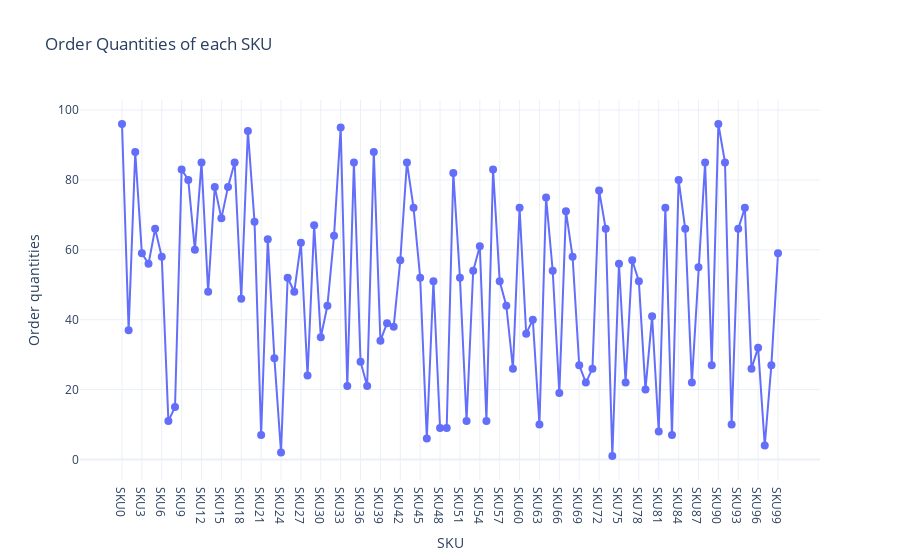

This figure's notebook cell:
### Code cell
#Order quantities
#fig=px.line(data,x='SKU',y='Order quantities',title='Order Quantities of each SKU')
#fig.show()


fig = px.line(data, x='SKU', y='Order quantities', line_shape='linear', title='Order Quantities of each SKU')
fig.update_traces(mode='markers+lines', marker=dict(size=8))
fig.show()

### Figure 1 — Plotly figure (JSON) as saved in the notebook; plotly's stock layout.template omitted (floating-point values rounded to 4 significant figures)
{"data": [{"hovertemplate": "SKU=%{x}<br>Order quantities=%{y}<extra></extra>", "legendgroup": "", "line": {"color": "#636efa", "dash": "solid", "shape": "linear"}, "marker": {"size": 8, "symbol": "circle"}, "mode": "markers+lines", "name": "", "orientation": "v", "showlegend": false, "type": "scatter", "x": ["SKU0", "SKU1", "SKU2", "SKU3", "SKU4", "SKU5", "SKU6", "SKU7", "SKU8", "SKU9", "SKU10", "SKU11", "SKU12", "SKU13", "SKU14", "SKU15", "SKU16", "SKU17", "SKU18", "SKU19", "SKU20", "SKU21", "SKU22", "SKU23", "SKU24", "SKU25", "SKU26", "SKU27", "SKU28", "SKU29", "SKU30", "SKU31", "SKU32", "SKU33", "SKU34", "SKU35", "SKU36", "SKU37", "SKU38", "SKU39", "SKU40", "SKU41", "SKU42", "SKU43", "SKU44", "SKU45", "SKU46", "SKU47", "SKU48", "SKU49", "SKU50", "SKU51", "SKU52", "SKU53", "SKU54", "SKU55", "SKU56", "SKU57", "SKU58", "SKU59", "SKU60", "SKU61", "SKU62", "SKU63", "SKU64", "SKU65", "SKU66", "SKU67", "SKU68", "SKU69", "SKU70", "SKU71", "SKU72", "SKU73", "SKU74", "SKU75", "SKU76", "SKU77", "SKU78", "SKU79", "SKU80", "SKU81", "SKU82", "SKU83", "SKU84", "SKU85", "SKU86", "SKU87", "SKU88", "SKU89", "SKU90", "SKU91", "SKU92", "SKU93", "SKU94", "SKU95", "SKU96", "SKU97", "SKU98", "SKU99"], "xaxis": "x", "y": [96, 37, 88, 59, 56, 66, 58, 11, 15, 83, 80, 60, 85, 48, 78, 69, 78, 85, 46, 94, 68, 7, 63, 29, 2, 52, 48, 62, 24, 67, 35, 44, 64, 95, 21, 85, 28, 21, 88, 34, 39, 38, 57, 85, 72, 52, 6, 51, 9, 9, 82, 52, 11, 54, 61, 11, 83, 51, 44, 26, 72, 36, 40, 10, 75, 54, 19, 71, 58, 27, 22, 26, 77, 66, 1, 56, 22, 57, 51, 20, 41, 8, 72, 7, 80, 66, 22, 55, 85, 27, 96, 85, 10, 66, 72, 26, 32, 4, 27, 59], "yaxis": "y"}], "layout": {"autosize": true, "legend": {"tracegroupgap": 0}, "title": {"text": "Order Quantities of each SKU"}, "xaxis": {"anchor": "y", "autorange": true, "domain": [0, 1], "range": [-6.157, 105.2], "title": {"text": "SKU"}, "type": "category"}, "yaxis": {"anchor": "x", "autorange": true, "domain": [0, 1], "range": [-7.856, 104.9], "title": {"text": "Order quantities"}, "type": "linear"}}}
